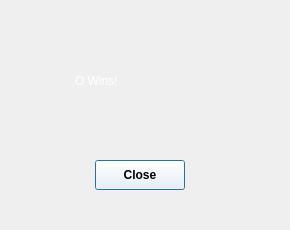
<?xml version="1.0" encoding="UTF-8"?>
<ui version="4.0">
 <class>OWinsWindow</class>
 <widget class="QDialog" name="OWinsWindow">
  <property name="geometry">
   <rect>
    <x>0</x>
    <y>0</y>
    <width>290</width>
    <height>230</height>
   </rect>
  </property>
  <property name="windowTitle">
   <string>Dialog</string>
  </property>
  <property name="styleSheet">
   <string notr="true">background: url(chalkboard.png);</string>
  </property>
  <widget class="QPushButton" name="closeButton">
   <property name="geometry">
    <rect>
     <x>95</x>
     <y>160</y>
     <width>90</width>
     <height>30</height>
    </rect>
   </property>
   <property name="styleSheet">
    <string notr="true">font: 75 14pt &quot;Perpetua&quot;;
background: white;
font-weight: bold;</string>
   </property>
   <property name="text">
    <string>Close</string>
   </property>
  </widget>
  <widget class="QLabel" name="oWinsLabel">
   <property name="geometry">
    <rect>
     <x>75</x>
     <y>60</y>
     <width>141</width>
     <height>41</height>
    </rect>
   </property>
   <property name="styleSheet">
    <string notr="true">font: 26pt &quot;Segoe Print&quot;;
background: transparent;
color: white;</string>
   </property>
   <property name="text">
    <string>O Wins!</string>
   </property>
  </widget>
 </widget>
 <resources/>
 <connections/>
</ui>
